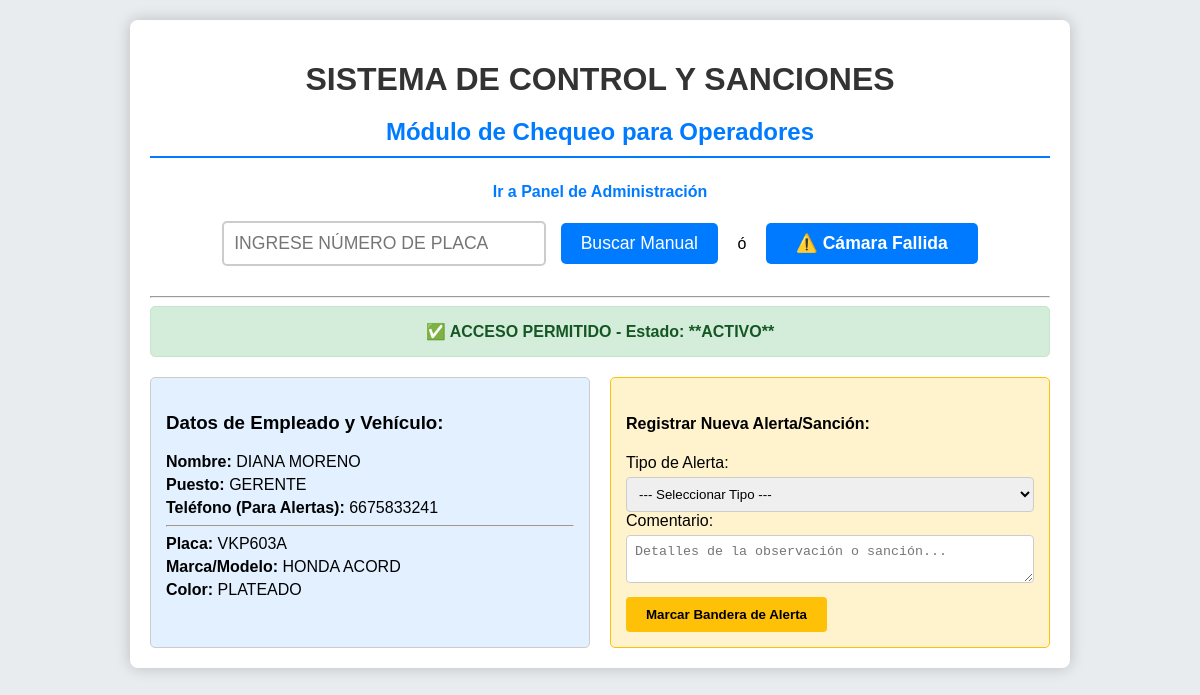
The app's page /operador/with_data/VKP603A with its own data.
### tables this page shows
CREATE TABLE EMPLEADO_VEHICULO_ASOCIACION (
            id_asociacion INTEGER PRIMARY KEY AUTOINCREMENT,
            fk_empleado INTEGER NOT NULL,
            fk_vehiculo INTEGER NOT NULL,
            estado_acceso TEXT NOT NULL, 
            fecha_registro TEXT,
            FOREIGN KEY (fk_empleado) REFERENCES EMPLEADOS(id_empleado),
            FOREIGN KEY (fk_vehiculo) REFERENCES VEHICULOS(id_vehiculo),
            UNIQUE (fk_empleado, fk_vehiculo) 
        );

CREATE TABLE EMPLEADOS (
            id_empleado INTEGER PRIMARY KEY AUTOINCREMENT, 
            nombre TEXT NOT NULL,
            apellido TEXT NOT NULL,
            puesto TEXT,
            sexo TEXT,
            foto_url TEXT,
            telefono TEXT UNIQUE,
            activo BOOLEAN DEFAULT 1 
        );

CREATE TABLE VEHICULOS (
            id_vehiculo INTEGER PRIMARY KEY AUTOINCREMENT,
            placa TEXT UNIQUE NOT NULL,
            marca TEXT,
            modelo TEXT,
            anio INTEGER,
            color TEXT,
            puertas INTEGER
        );

### app/routes.py (the view)
@main.route('/operador/with_data/<placa>')
def operador_with_data(placa):
    info = get_full_plate_info(placa)
    if not info:
        flash(f"Placa '{placa.upper()}' NO ENCONTRADA después de la búsqueda.")
        return redirect(url_for('main.operador_consulta'))
    return render_template('operador.html', data=info, error=None)

### app/db_manager.py (called while the page is built)
def get_db_connection():
    conn = sqlite3.connect(DB_NAME)
    conn.execute('PRAGMA foreign_keys = ON')
    conn.row_factory = sqlite3.Row
    return conn

def get_full_plate_info(placa):
    conn = get_db_connection()
    cursor = conn.execute("""
        SELECT
            T1.id_asociacion, T1.estado_acceso,
            T2.nombre, T2.apellido, T2.puesto, T2.telefono, T2.foto_url,
            T3.placa, T3.marca, T3.modelo, T3.anio, T3.color
        FROM EMPLEADO_VEHICULO_ASOCIACION AS T1
        JOIN EMPLEADOS AS T2 ON T1.fk_empleado = T2.id_empleado
        JOIN VEHICULOS AS T3 ON T1.fk_vehiculo = T3.id_vehiculo
        WHERE T3.placa = ?
    """, (placa.upper(),)).fetchone()
    conn.close()
    return dict(cursor) if cursor else None

### templates/operador.html (shortened to what this page needs)
<!DOCTYPE html>
<html lang="es">
<head>
</head>
<body>
    <div class="container">
        <h1>SISTEMA DE CONTROL Y SANCIONES</h1>
        <h2>Módulo de Chequeo para Operadores</h2>
        <div class="nav-link">
            <p><a href="{{ url_for('main.admin_dashboard') }}">Ir a Panel de Administración</a></p>
        </div>
        <div class="search-container">
            <form id="manual-form" method="POST" action="{{ url_for('main.operador_buscar') }}" style="display:inline-block;">
                <input type="text" id="placa_input" name="placa_input" placeholder="INGRESE NÚMERO DE PLACA" style="width: 300px;">
                <button type="submit" style="background-color: #007bff;">
                    Buscar Manual
                </button>
            </form>
            <span style="margin: 0 15px;">ó</span>
            <button id="capture-button" class="btn-lpr" style="padding: 10px 30px;">
            </button>
        </div>
        <hr>
        {% if data %}
            {% if data.estado_acceso == 'BLOQUEADO' %}
                <div class="alerta-roja">
                    🚨 **ACCESO DENEGADO** 🚨 <br>
                    El acceso está **BLOQUEADO** por el administrador.
                </div>
            {% else %}
                 <div class="acceso-permitido">
                    ✅ ACCESO PERMITIDO - Estado: **{{ data.estado_acceso }}**
                </div>
            {% endif %}
            <div class="datos-grid">
                <div class="datos-persona">
                    <h3>Datos de Empleado y Vehículo:</h3>
                    <p><strong>Nombre:</strong> {{ data.nombre }} {{ data.apellido }}</p>
                    <p><strong>Puesto:</strong> {{ data.puesto }}</p>
                    <p><strong>Teléfono (Para Alertas):</strong> {{ data.telefono }}</p>
                    <hr>
                    <p><strong>Placa:</strong> {{ data.placa }}</p>
                    <p><strong>Marca/Modelo:</strong> {{ data.marca }} {{ data.modelo }}</p>
                    <p><strong>Color:</strong> {{ data.color }}</p>
                </div>
                <div class="alerta-form">
                    <h4>Registrar Nueva Alerta/Sanción:</h4>
                    <form method="POST" action="{{ url_for('main.operador_alertar') }}">
                        <label for="tipo_alerta">Tipo de Alerta:</label>
                        <select id="tipo_alerta" name="tipo_alerta" required>
                            <option value="">--- Seleccionar Tipo ---</option>
                        </select>
                        <label for="comentario">Comentario:</label>
                        <textarea id="comentario" name="comentario" placeholder="Detalles de la observación o sanción..."></textarea>
                        <button type="submit" class="btn-alerta">Marcar Bandera de Alerta</button>
                    </form>
                </div>
            </div>
        {% endif %}
    </div>
</body>
</html>

### templates/operador.html (style rules this page uses)
body { font-family: Arial, sans-serif; margin: 20px; background-color: #e9ecef; }
.container { max-width: 900px; margin: auto; background: white; padding: 20px; border-radius: 8px; box-shadow: 0 0 15px rgba(0,0,0,0.2); }
h1 { text-align: center; color: #333; margin-bottom: 5px; }
h2 { border-bottom: 2px solid #007bff; padding-bottom: 10px; color: #007bff; text-align: center; margin-bottom: 25px; }
.nav-link { text-align: center; margin-bottom: 15px; }
.nav-link a { color: #007bff; text-decoration: none; font-weight: bold; }
.search-container { text-align: center; margin-bottom: 30px; }
.search-container input[type="text"] { padding: 10px; font-size: 1.1em; border: 2px solid #ccc; border-radius: 5px; width: 300px; margin-right: 10px; }
.search-container button { padding: 10px 20px; font-size: 1.1em; background-color: #007bff; color: white; border: none; border-radius: 5px; cursor: pointer; transition: background-color 0.3s; }
.btn-lpr { background-color: #28a745; color: white; padding: 10px 20px; border-radius: 5px; cursor: pointer; font-weight: bold; display: inline-block; transition: background-color 0.3s; }
.acceso-permitido { padding: 15px; border-radius: 5px; background-color: #d4edda; color: #155724; border: 1px solid #c3e6cb; text-align: center; font-weight: bold; margin-bottom: 20px; }
.datos-grid { display: grid; grid-template-columns: 1fr 1fr; gap: 20px; margin-top: 20px; }
.datos-persona { border: 1px solid #ccc; padding: 15px; border-radius: 5px; background-color: #e2f0ff; }
.alerta-form { padding: 15px; border: 1px solid #ffc107; border-radius: 5px; background-color: #fff3cd; }
.datos-persona p, .alerta-form p { margin: 5px 0; }
.alerta-form textarea, .alerta-form select { width: 100%; padding: 8px; margin-top: 5px; border-radius: 4px; border: 1px solid #ccc; box-sizing: border-box; }
.btn-alerta { background-color: #ffc107; padding: 10px 20px; border: none; border-radius: 4px; cursor: pointer; font-weight: bold; transition: background-color 0.3s; margin-top: 10px; }

### records on screen
EMPLEADO_VEHICULO_ASOCIACION: estado_acceso "ACTIVO"
EMPLEADOS: nombre "DIANA", apellido "MORENO", puesto "GERENTE", telefono "6675833241"
VEHICULOS: placa "VKP603A", marca "HONDA", modelo "ACORD", color "PLATEADO"
